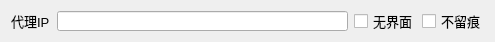
        <widget class="QWidget" name="layoutWidget">
            <property name="geometry">
                <rect>
                    <x>10</x>
                    <y>60</y>
                    <width>481</width>
                    <height>31</height>
                </rect>
            </property>
            <layout class="QHBoxLayout" name="horizontalLayout_29">
                <item>
                    <layout class="QHBoxLayout" name="horizontalLayout_9">
                        <item>
                            <widget class="QLabel" name="label_8">
                                <property name="sizePolicy">
                                    <sizepolicy hsizetype="Fixed" vsizetype="Fixed">
                                        <horstretch>0</horstretch>
                                        <verstretch>0</verstretch>
                                    </sizepolicy>
                                </property>
                                <property name="minimumSize">
                                    <size>
                                        <width>40</width>
                                        <height>20</height>
                                    </size>
                                </property>
                                <property name="maximumSize">
                                    <size>
                                        <width>40</width>
                                        <height>20</height>
                                    </size>
                                </property>
                                <property name="font">
                                    <font>
                                        <pointsize>10</pointsize>
                                        <weight>50</weight>
                                        <bold>false</bold>
                                        <underline>false</underline>
                                        <stylestrategy>PreferDefault</stylestrategy>
                                    </font>
                                </property>
                                <property name="text">
                                    <string>代理IP</string>
                                </property>
                            </widget>
                        </item>
                        <item>
                            <widget class="QLineEdit" name="le_proxy">
                                <property name="sizePolicy">
                                    <sizepolicy hsizetype="Preferred" vsizetype="Preferred">
                                        <horstretch>0</horstretch>
                                        <verstretch>0</verstretch>
                                    </sizepolicy>
                                </property>
                                <property name="minimumSize">
                                    <size>
                                        <width>291</width>
                                        <height>20</height>
                                    </size>
                                </property>
                                <property name="maximumSize">
                                    <size>
                                        <width>291</width>
                                        <height>20</height>
                                    </size>
                                </property>
                                <property name="font">
                                    <font>
                                        <pointsize>10</pointsize>
                                        <weight>50</weight>
                                        <bold>false</bold>
                                        <underline>false</underline>
                                        <stylestrategy>PreferDefault</stylestrategy>
                                    </font>
                                </property>
                            </widget>
                        </item>
                    </layout>
                </item>
                <item>
                    <layout class="QHBoxLayout" name="horizontalLayout_8">
                        <item>
                            <widget class="QCheckBox" name="check_interface">
                                <property name="sizePolicy">
                                    <sizepolicy hsizetype="Fixed" vsizetype="Fixed">
                                        <horstretch>0</horstretch>
                                        <verstretch>0</verstretch>
                                    </sizepolicy>
                                </property>
                                <property name="minimumSize">
                                    <size>
                                        <width>62</width>
                                        <height>20</height>
                                    </size>
                                </property>
                                <property name="maximumSize">
                                    <size>
                                        <width>62</width>
                                        <height>20</height>
                                    </size>
                                </property>
                                <property name="font">
                                    <font>
                                        <pointsize>10</pointsize>
                                        <weight>50</weight>
                                        <bold>false</bold>
                                        <underline>false</underline>
                                        <stylestrategy>PreferDefault</stylestrategy>
                                    </font>
                                </property>
                                <property name="text">
                                    <string>无界面</string>
                                </property>
                            </widget>
                        </item>
                        <item>
                            <widget class="QCheckBox" name="check_notEvidence">
                                <property name="sizePolicy">
                                    <sizepolicy hsizetype="Fixed" vsizetype="Fixed">
                                        <horstretch>0</horstretch>
                                        <verstretch>0</verstretch>
                                    </sizepolicy>
                                </property>
                                <property name="minimumSize">
                                    <size>
                                        <width>62</width>
                                        <height>20</height>
                                    </size>
                                </property>
                                <property name="maximumSize">
                                    <size>
                                        <width>62</width>
                                        <height>20</height>
                                    </size>
                                </property>
                                <property name="font">
                                    <font>
                                        <pointsize>10</pointsize>
                                        <weight>50</weight>
                                        <bold>false</bold>
                                        <underline>false</underline>
                                        <stylestrategy>PreferDefault</stylestrategy>
                                    </font>
                                </property>
                                <property name="text">
                                    <string>不留痕</string>
                                </property>
                            </widget>
                        </item>
                    </layout>
                </item>
            </layout>
        </widget>
